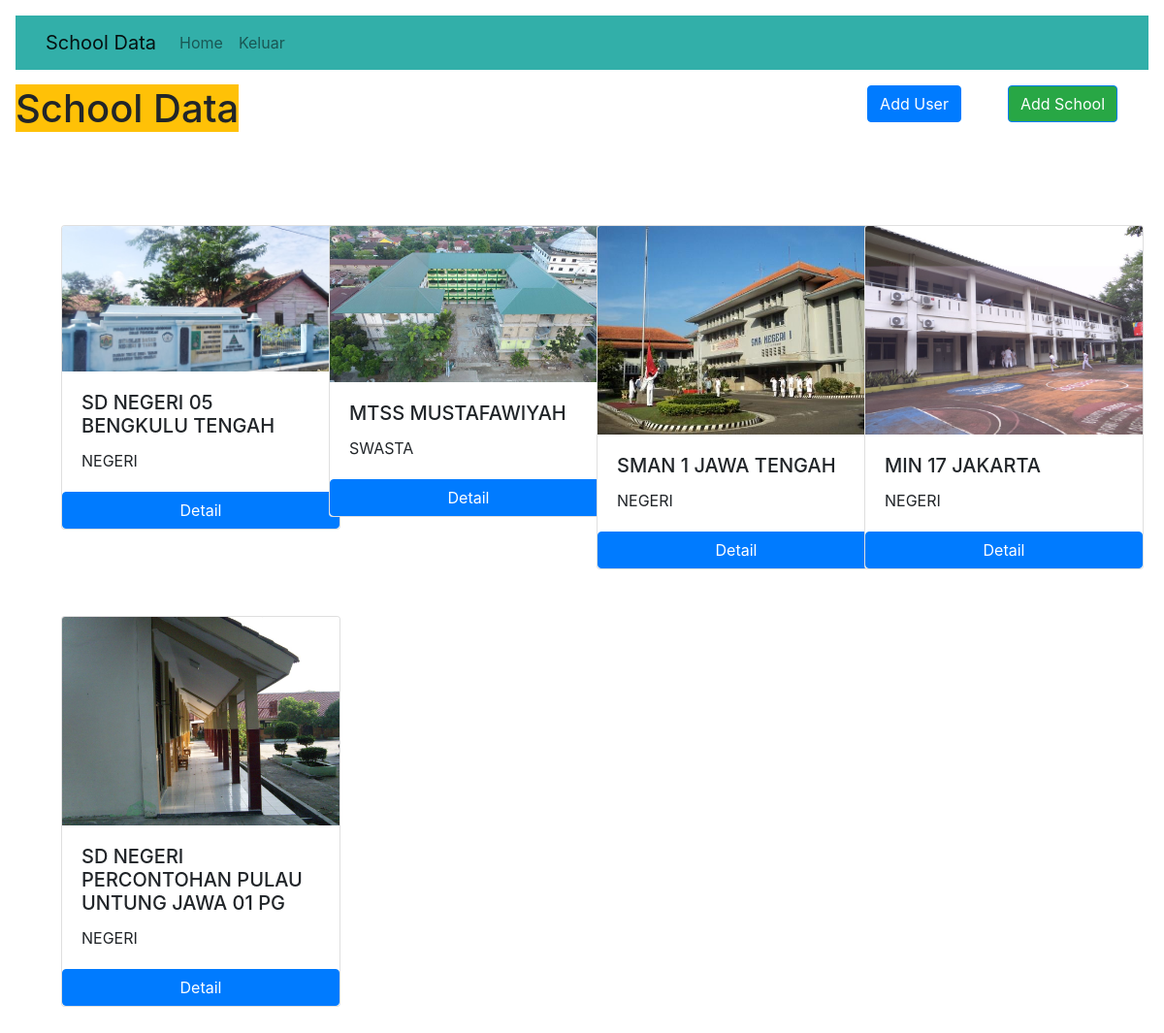
/file_tambahan_no_4/4.php, run on the app's committed database.
### tables this page shows
CREATE TABLE `school_db` (
  `id` int(11) NOT NULL,
  `NPSN` varchar(50) NOT NULL,
  `name_school` varchar(50) NOT NULL,
  `addres` varchar(50) NOT NULL,
  `logo_school` varchar(50) NOT NULL,
  `school_level` varchar(50) NOT NULL,
  `status_school` varchar(50) NOT NULL,
  `id_user` varchar(50) NOT NULL
);

### file_tambahan_no_4/4.php (the view, shortened to what this page needs)
<?php
 require 'conn.php';
 require 'template/template.php';
$query = mysqli_query($conn, "SELECT school_db.id, school_db.logo_school, school_db.status_school ,school_db.name_school FROM school_db
JOIN user
ON school_db.id_user = user.id" );
?>
<!DOCTYPE html>
<html lang="en">
<head>
  <link rel="stylesheet" href="css/bootstrap.min.css">
</head>
<body>
<h1 class="mt-5 m-3 bg-warning d-inline">School Data</h1>
<div style="float:right;" class="mr-5 "><a href="add_school/add.php"><button class="btn btn-primary bg-success">Add School</button></a></div>
<div style="float:right;" class="mr-5 "><a href="add_user/add.php"><button class="btn btn-primary ">Add User</button></a></div>
<br>
<div class="row mt-5 m-5">
<?php while ($row = mysqli_fetch_assoc($query)):  ?>
  <div class="col-3 mt-5">
  <div class="card " style="width: 18rem;">
  <img src="add_school/img/<?= $row['logo_school']?>" class="card-img-top" >
  <div class="card-body">
    <h5 class="card-title"><?= $row['name_school'] ?></h5>
    <p class="card-text"><?= $row['status_school']?></p>
  </div>
<a href="add_school/detail.php?id=<?=$row['id']; ?>" class="btn btn-primary ">Detail</a>
</div>
</div>
<?php endwhile; ?>
</div>
</body>
</html>

### file_tambahan_no_4/template/template.php (shortened to what this page needs)
<!doctype html>
<html lang="en">
  <head>
    <link href="../css/bootstrap.min.css" rel="stylesheet">
  </head>
  <body>
  <div class="m-3">
  <nav class="navbar navbar-expand-lg navbar-light" style="background-color: #32afa9;">
  <div class="container-fluid">
    <a class="navbar-brand" href="#">School Data</a>
    <div class="collapse navbar-collapse" id="navbarNav">
      <ul class="navbar-nav">
        <li class="nav-item">
          <a class="nav-link" aria-current="page" href="4.php">Home</a>
        </li>
        <li class="nav-item">
          <a class="nav-link" href="add_user/logout.php">Keluar</a>
        </li>
      </ul>
    </div>
  </div>
</nav>
</div>
  </body>
</html>

### data on the page
school_db: logo_school (picture), name_school "SD NEGERI 05 BENGKULU TENGAH", status_school "NEGERI"
school_db: logo_school (picture), name_school "MTSS MUSTAFAWIYAH", status_school "SWASTA"
school_db: logo_school (picture), name_school "SMAN 1 JAWA TENGAH", status_school "NEGERI"
school_db: logo_school (picture), name_school "MIN 17 JAKARTA", status_school "NEGERI"
school_db: logo_school (picture), name_school "SD NEGERI PERCONTOHAN PULAU UNTUNG JAWA 01 PG", status_school "NEGERI"
